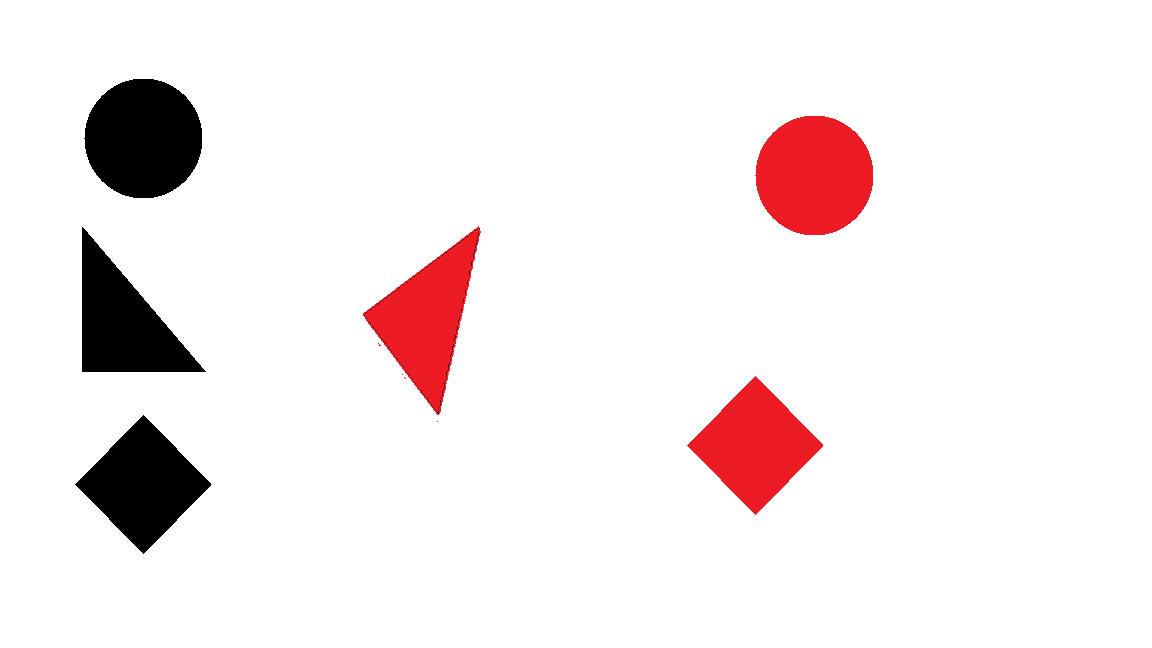
%> input picture ideal2.png, 1152 x 648 px
$ octave --eval "result = PRAROB_ingprocess(imread('ideal2.png'));"   (GNU Octave 9; MATLAB toolbox functions it lacks are replaced by stand-ins)
%> lines starting %> are read from the running program, lines starting %| are printed output that depends on the picture; in (x1, y1, x2, y2) boxes, pixels count from 0 and x2, y2 are one past the last pixel; in counts of white or black regions, pixels touching at a corner belong together; the program's own positions count from 1
function [radni_prostor_xy rad_obj_xy drop_prostor_xy drop_obj_xy]= PRAROB_ingprocess(img)

% [11 lines of commented-out code are left out]

stats_radni_prostor(1).BoundingBox(1)=679;
stats_radni_prostor(1).BoundingBox(2)=22;
stats_radni_prostor(1).BoundingBox(3)=333;
stats_radni_prostor(1).BoundingBox(4)=724;

stats_drop_prostor(1).BoundingBox(1)=17;
stats_drop_prostor(1).BoundingBox(2)=22;
stats_drop_prostor(1).BoundingBox(3)=657;
stats_drop_prostor(1).BoundingBox(4)=724;

stats_tot_prostor(1).BoundingBox(1)=17;
stats_tot_prostor(1).BoundingBox(2)=22;
stats_tot_prostor(1).BoundingBox(3)=990;
stats_tot_prostor(1).BoundingBox(4)=724;

%parameters
img_hsv=rgb2hsv(img);
%> img_hsv: size 648x1152x3 double; mean H, S, V 0.0403, 0.0358, 0.957
hue_lower= 0;
hue_upper= 0.40;
sat_lower=0.1;
struct_element = strel('disk',5);

%%filtirranje zona na binarne like
diff_img_rad = imcrop(img,stats_radni_prostor(1).BoundingBox);
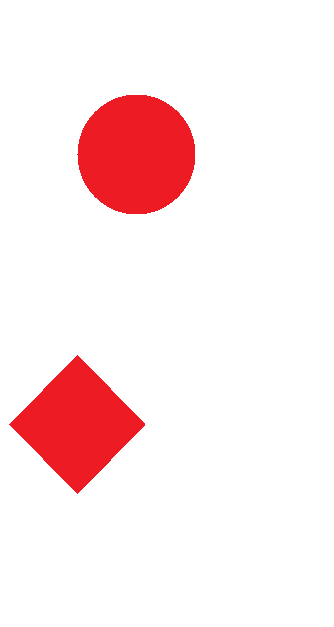
%> diff_img_rad: size 627x334x3 uint8; mean R, G, B 253.2, 232.7, 233.4
diff_img_rad = imsubtract(diff_img_rad(:,:,1),rgb2gray(diff_img_rad));
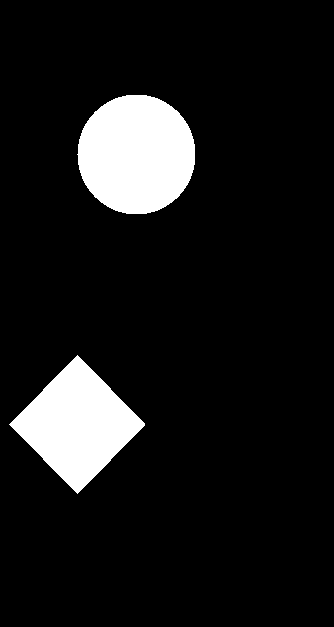
%> diff_img_rad: size 627x334 uint8; values 0 (black) and 146 (white), 9.8% white; 2 white regions, box (x1, y1, x2, y2) and area: (77, 95, 195, 214) 11088, (9, 355, 145, 494) 9520
diff_img_rad = medfilt2(diff_img_rad, [5 5]);
%> diff_img_rad: size 627x334 uint8; values 0 (black) and 146 (white), 9.8% white; 2 white regions, box (x1, y1, x2, y2) and area: (78, 95, 195, 214) 11083, (10, 356, 145, 493) 9515
diff_img_rad = imerode(diff_img_rad, struct_element);
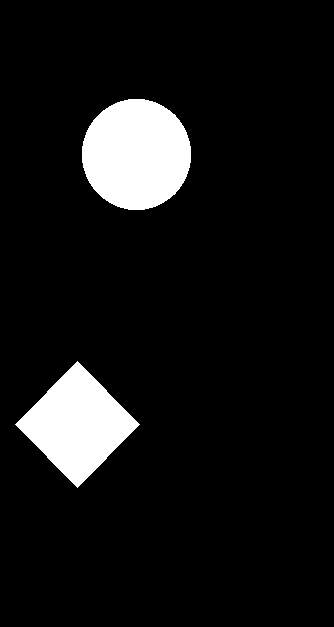
%> diff_img_rad: size 627x334 uint8; values 0 (black) and 146 (white), 8.3% white; 2 white regions, box (x1, y1, x2, y2) and area: (82, 99, 191, 210) 9523, (15, 361, 140, 488) 7933
diff_img_rad = im2bw(diff_img_rad,0.15);

diff_img_drop = imcrop(img_hsv,stats_drop_prostor(1).BoundingBox);
%> diff_img_drop: size 627x658x3 double; mean H, S, V 0.0233, 0.0208, 0.926
diff_img_drop = (diff_img_drop(:,:,3) > 0.7);
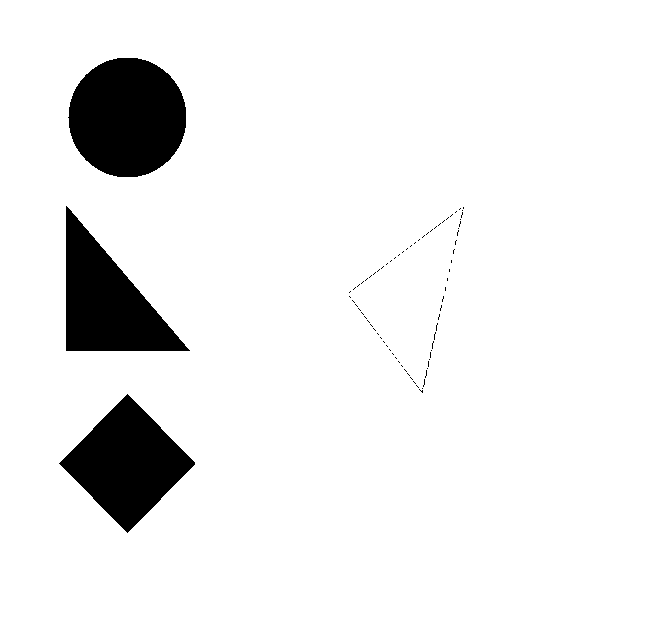
%> diff_img_drop: size 627x658 logical; 92.7% white; 82 black regions (79 under 20 px), largest, box (x1, y1, x2, y2) and area: (68, 58, 186, 177) 11088, (59, 394, 195, 533) 9520, (66, 206, 190, 351) 9062
diff_img_drop = medfilt2(diff_img_drop);
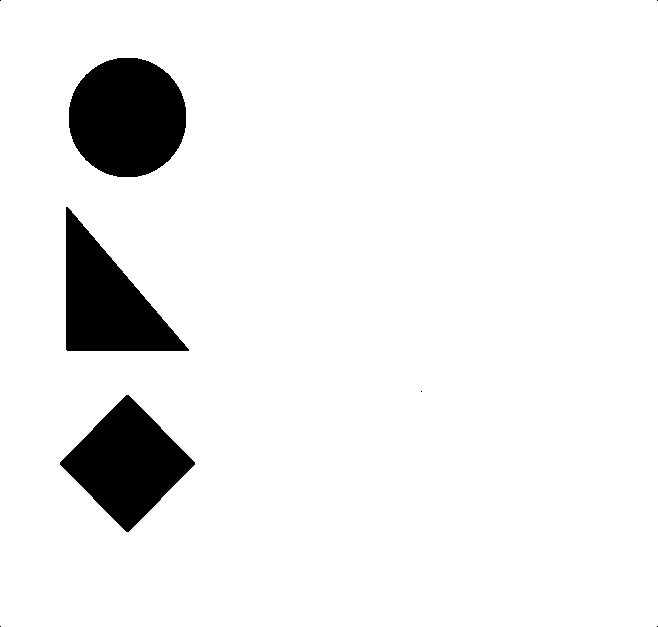
%> diff_img_drop: size 627x658 logical; 92.8% white; 8 black regions (5 under 20 px), largest, box (x1, y1, x2, y2) and area: (69, 58, 186, 177) 11087, (60, 395, 195, 532) 9517, (66, 207, 189, 351) 9059
diff_img_drop = imdilate(diff_img_drop, struct_element);
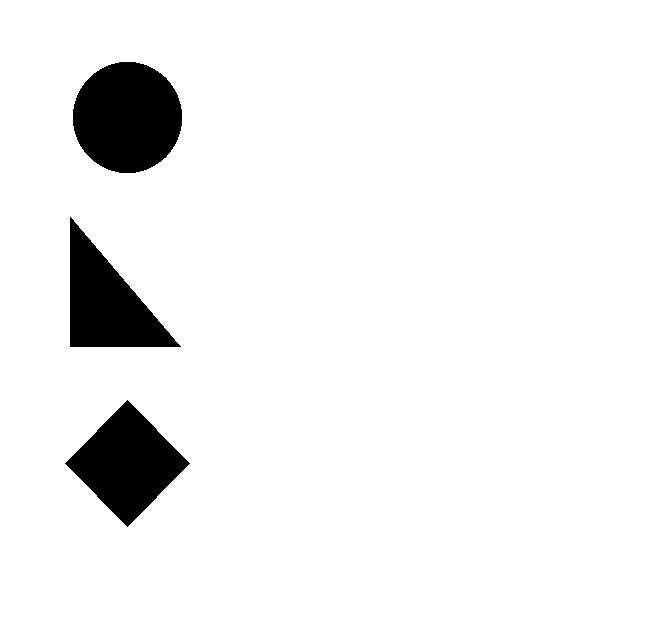
%> diff_img_drop: size 627x658 logical; 94% white; 3 black regions, box (x1, y1, x2, y2) and area: (73, 62, 182, 173) 9523, (65, 400, 190, 527) 7933, (70, 217, 181, 347) 7251
diff_img_drop = im2bw(diff_img_drop,0.18);
diff_img_drop = imcomplement(diff_img_drop);
%> diff_img_drop: size 627x658 logical; 6% white; 3 white regions

%%obrada radnog prostora:
% stats_radni_prostor=regionprops(diff_img_rad,'BoundingBox','Centroid');
% stats_radni_prostor(1).BoundingBox
%%obrada drop prostora
% stats_drop_prostor=regionprops(diff_img_drop,'BoundingBox','Centroid');

%%proracun vrijednosti za konverziju iz [pix] koordinatnog sustava u tra엁ni
%%koodrinatni sustav u [mm]
centar_pix_x=512;
centar_pix_y=746;

pix2mm_x=0.30;
pix2mm_y=0.30;

%obrada radnih objekata

stats_rad_obj=regionprops(diff_img_rad,'BoundingBox','Centroid');
%> stats_rad_obj = 2 regions; box (x1, y1, x2, y2) and Centroid: (15, 361, 140, 488) [78 425], (82, 99, 191, 210) [137 155]
rad_obj_xy=struct(stats_rad_obj);
%> rad_obj_xy has the same summary as stats_rad_obj

for object = 1:length(stats_rad_obj)
    rad_obj_xy(object).Centroid(1)=(stats_rad_obj(object).Centroid(1)+stats_radni_prostor(1).BoundingBox(1)-centar_pix_x)*pix2mm_x;
    rad_obj_xy(object).Centroid(2)=-(stats_rad_obj(object).Centroid(2)+stats_radni_prostor(1).BoundingBox(2)-centar_pix_y)*pix2mm_y;

end
%> this loop made 2 passes
%> after the loop, rad_obj_xy = 2 regions; box (x1, y1, x2, y2) and Centroid: (15, 361, 140, 488) [73.5 89.7], (82, 99, 191, 210) [91.2 170.7]

%obrada drop lokacija


stats_drop_obj=regionprops(diff_img_drop,'BoundingBox','Centroid');
%> stats_drop_obj = 3 regions; box (x1, y1, x2, y2) and Centroid: (65, 400, 190, 527) [128 464], (70, 217, 181, 347) [107.5 303.9], (73, 62, 182, 173) [128 118]
drop_obj_xy=struct(stats_drop_obj);
%> drop_obj_xy has the same summary as stats_drop_obj

for object = 1:length(stats_drop_obj)
    drop_obj_xy(object).Centroid(1)=(stats_drop_obj(object).Centroid(1)+stats_drop_prostor(1).BoundingBox(1)-centar_pix_x)*pix2mm_x;
    drop_obj_xy(object).Centroid(2)=-(stats_drop_obj(object).Centroid(2)+stats_drop_prostor(1).BoundingBox(2)-centar_pix_y)*pix2mm_y;

end
%> this loop made 3 passes
%> after the loop, drop_obj_xy = 3 regions; box (x1, y1, x2, y2) and Centroid: (65, 400, 190, 527) [-110.1 78], (70, 217, 181, 347) [-116.3 126], (73, 62, 182, 173) [-110.1 181.8]
%> `result = PRAROB_ingprocess(imread('ideal2.png'));`: result = 1 region; box (x1, y1, x2, y2): (49, 0, 149, 216)

%transformacija iz [pix] u [mm] i ispis na graf
radni_prostor_xy=stats_radni_prostor;
radni_prostor_xy(1).BoundingBox(1)=(stats_radni_prostor(1).BoundingBox(1)-centar_pix_x)*pix2mm_x;
radni_prostor_xy(1).BoundingBox(2)=0;
radni_prostor_xy(1).BoundingBox(3)=stats_radni_prostor(1).BoundingBox(3)*pix2mm_x;
radni_prostor_xy(1).BoundingBox(4)=stats_radni_prostor(1).BoundingBox(4)*pix2mm_y;

drop_prostor_xy=stats_drop_prostor;
drop_prostor_xy(1).BoundingBox(1)=(stats_drop_prostor(1).BoundingBox(1)-centar_pix_x)*pix2mm_x;
drop_prostor_xy(1).BoundingBox(2)=0;
drop_prostor_xy(1).BoundingBox(3)=stats_drop_prostor(1).BoundingBox(3)*pix2mm_x;
drop_prostor_xy(1).BoundingBox(4)=stats_drop_prostor(1).BoundingBox(4)*pix2mm_y;
% [7 lines of commented-out code are left out]

end
